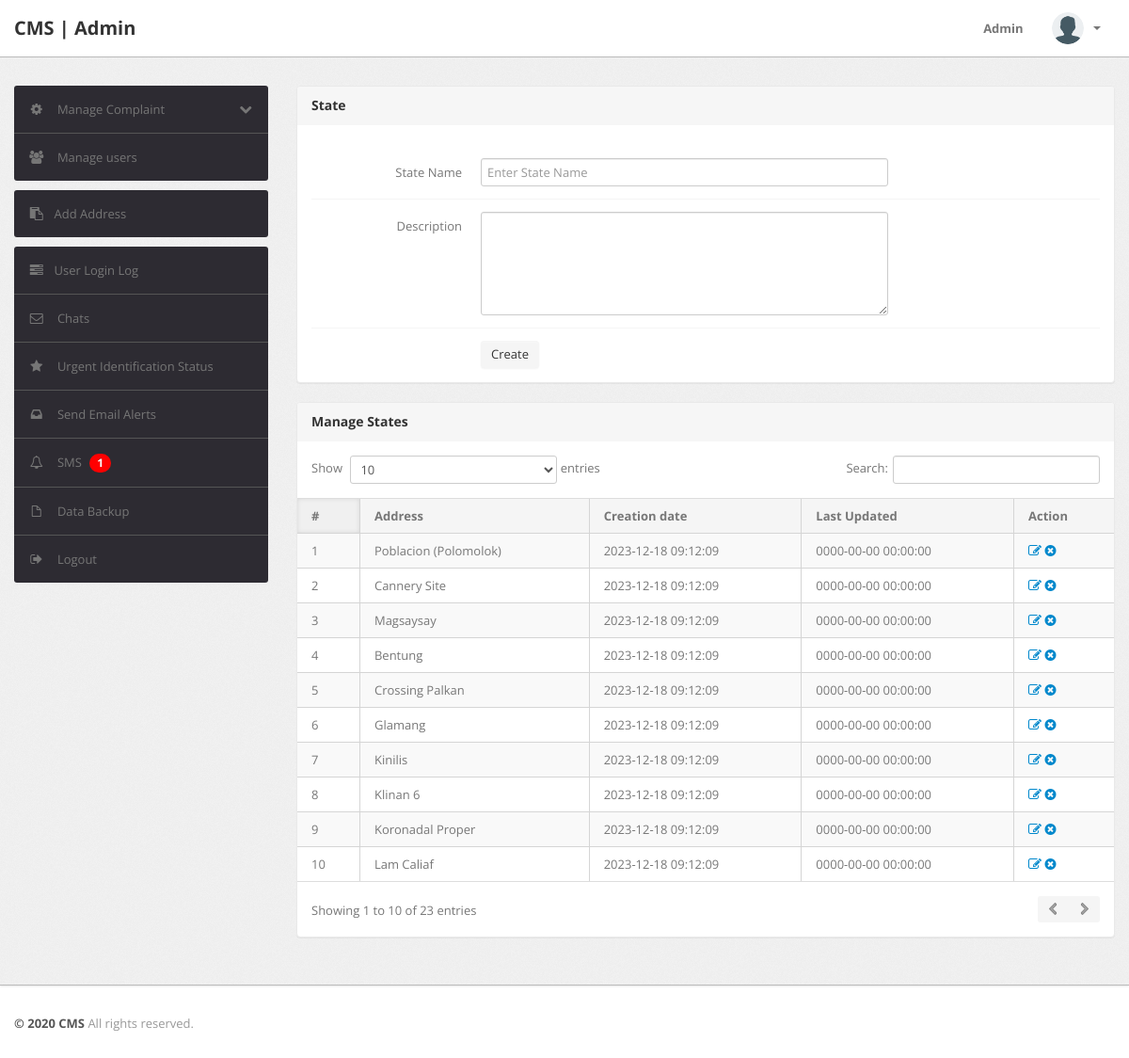
Before: /state.php (signed in) with the older database file.
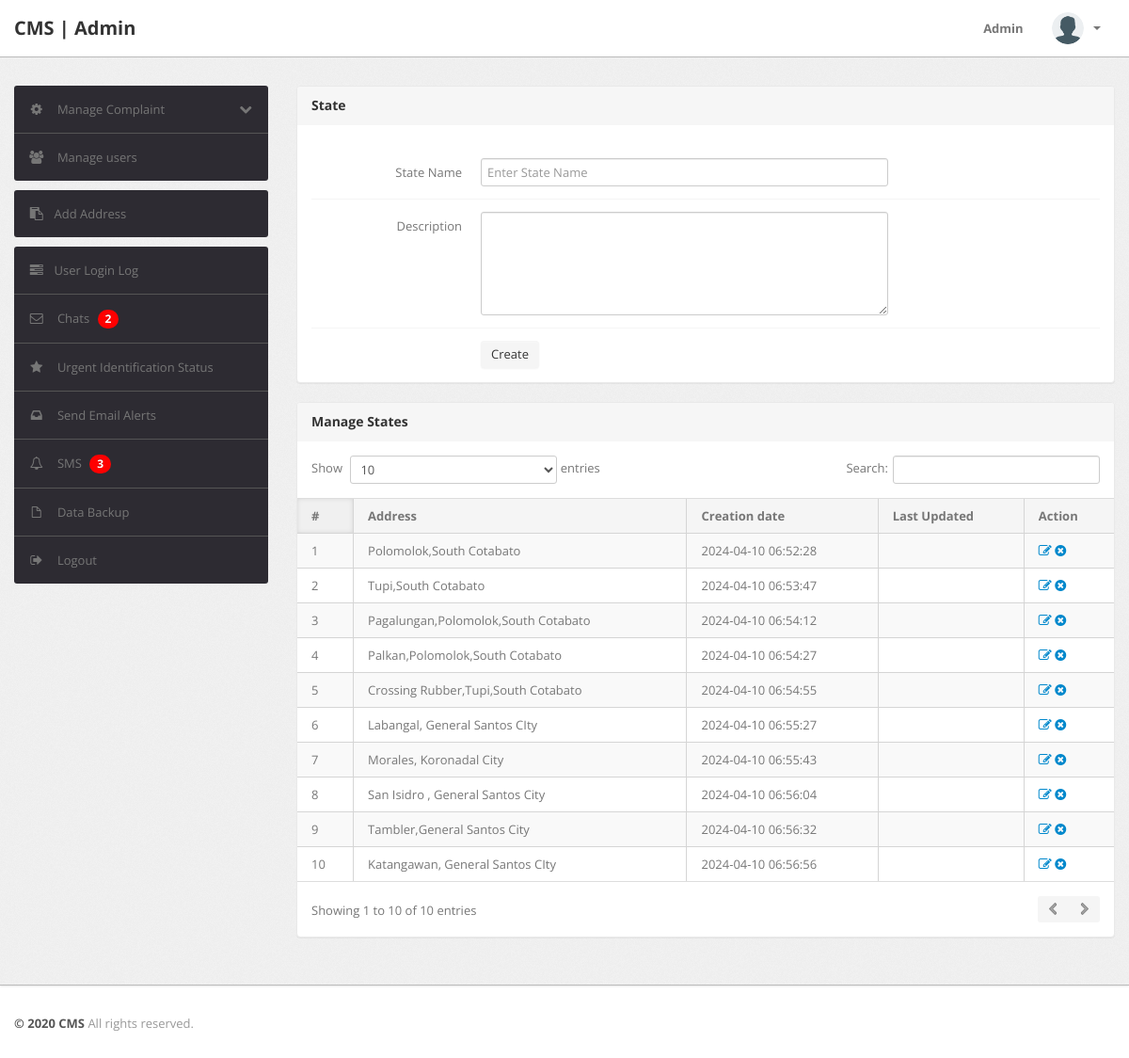
After: the same page with the newer database file.
### tables this page shows
CREATE TABLE `state` (
  `id` int(11) NOT NULL AUTO_INCREMENT,
  `stateName` varchar(255) NOT NULL,
  `stateDescription` tinytext NOT NULL,
  `postingDate` timestamp NOT NULL DEFAULT current_timestamp(),
  `updationDate` varchar(255) NOT NULL,
  PRIMARY KEY (`id`)
);

### state.php (the view, shortened to what the changed rows need)
<?php
include('include/config.php');
if(strlen($_SESSION['alogin'])==0)
	{
header('location:index.php');
}
else{
?>
<!DOCTYPE html>
<html lang="en">
<head>
	<link type="text/css" href="bootstrap/css/bootstrap.min.css" rel="stylesheet">
	<link type="text/css" href="bootstrap/css/bootstrap-responsive.min.css" rel="stylesheet">
	<link type="text/css" href="css/theme.css" rel="stylesheet">
	<link type="text/css" href="images/icons/css/font-awesome.css" rel="stylesheet">
</head>
<body>
<?php include('include/header.php');?>
	<div class="wrapper">
		<div class="container">
			<div class="row">
<?php include('include/sidebar.php');?>
			<div class="span9">
					<div class="content">
						<div class="module">
							<div class="module-head">
								<h3>State</h3>
							</div>
							<div class="module-body">
									<br />
			<form class="form-horizontal row-fluid" name="Category" method="post" >
<div class="control-group">
<label class="control-label" for="basicinput">State Name</label>
<div class="controls">
<input type="text" placeholder="Enter State Name"  name="state" class="span8 tip" required>
</div>
</div>
<div class="control-group">
											<label class="control-label" for="basicinput">Description</label>
											<div class="controls">
												<textarea class="span8" name="description" rows="5"></textarea>
											</div>
										</div>
	<div class="control-group">
											<div class="controls">
												<button type="submit" name="submit" class="btn">Create</button>
											</div>
										</div>
									</form>
							</div>
						</div>
	<div class="module">
							<div class="module-head">
								<h3>Manage States</h3>
							</div>
							<div class="module-body table">
								<table cellpadding="0" cellspacing="0" border="0" class="datatable-1 table table-bordered table-striped	 display" width="100%">
									<thead>
										<tr>
											<th>#</th>
											<th>Address</th>
											<th>Creation date</th>
											<th>Last Updated</th>
											<th>Action</th>
										</tr>
									</thead>
									<tbody>
<?php $query=mysqli_query($con,"select * from state");
$cnt= 1;
while($row=mysqli_fetch_array($query))
{
?>
										<tr>
											<td><?php echo htmlentities($cnt);?></td>
											<td><?php echo htmlentities($row['stateName']);?></td>
											<td> <?php echo htmlentities($row['postingDate']);?></td>
											<td><?php echo htmlentities($row['updationDate']);?></td>
											<td>
											<a href="edit-state.php?id=<?php echo $row['id']?>" ><i class="icon-edit"></i></a>
											<a href="state.php?id=<?php echo $row['id']?>&del=delete" onClick="return confirm('Are you sure you want to delete?')"><i class="icon-remove-sign"></i></a></td>
										</tr>
										<?php
										$cnt=$cnt+1;
										} ?>
								</table>
							</div>
						</div>
					</div>
				</div>
			</div>
		</div>
	</div>
<?php include('include/footer.php');?>
</body>
<?php } ?>

### include/sidebar.php (shortened to what the changed rows need)
<div class="span3">
					<div class="sidebar">
<ul class="widget widget-menu unstyled">
							<li>
								<a class="collapsed" data-toggle="collapse" href="#togglePages">
									<i class="menu-icon icon-cog"></i>
									<i class="icon-chevron-down pull-right"></i><i class="icon-chevron-up pull-right"></i>
									Manage Complaint
								</a>
							</li>
							<li>
								<a href="manage-users.php">
									<i class="menu-icon icon-group"></i>
									Manage users
								</a>
							</li>
						</ul>
						<ul class="widget widget-menu unstyled">
                                <li><a href="state.php"><i class="menu-icon icon-paste"></i>Add Address</a></li>
                            </ul>
						<ul class="widget widget-menu unstyled">
							<li><a href="user-logs.php"><i class="menu-icon icon-tasks"></i>User Login Log </a></li>
							<li class="sub-menu">
    <a href="replies.php">
        <i class="menu-icon icon-envelope"></i>
        <span>Chats</span>
        <?php
        $query = "SELECT COUNT(*) AS num_messages FROM chats";
        $result = mysqli_query($con, $query);
        $row = mysqli_fetch_assoc($result);
        $num_messages = $row['num_messages'];
        if ($num_messages > 0) {
            echo '<span class="badge badge-info">' . $num_messages . '</span>';
        }
        ?>
    </a>
</li>
												<li>
							    <a href="urgent_identification.php">
							        <i class="menu-icon icon-star"></i>
							        Urgent Identification Status
							    </a>
							</li>
								<li>
								<a href="send_email_alert.php">
									<i class="menu-icon icon-inbox"></i>
									Send Email Alerts
								</a>
							</li><li>
    <a href="sms_notifications.php">
        <i class="menu-icon icon-bell"></i>
        SMS
        <?php
        $query = "SELECT COUNT(*) AS total FROM users WHERE contactNo IS NOT NULL AND contactNo != ''";
        $result = mysqli_query($con, $query);
        if ($result) {
            $row = mysqli_fetch_assoc($result);
            $totalUsersWithContactNo = $row['total'];
            echo '<span class="badge badge-danger ml-auto">' . $totalUsersWithContactNo . '</span>';
        } else {
            echo "Error executing query: " . mysqli_error($con);
        }
        ?>
    </a>
</li>
							<li>
								<a href="backup.php">
									<i class="menu-icon icon-file"></i>
									Data Backup
								</a>
							</li>
							<li>
								<a href="logout.php">
									<i class="menu-icon icon-signout"></i>
									Logout
								</a>
							</li>
						</ul>
					</div>
				</div>

Changed rows visible on the page:
removed state: stateName "Poblacion (Polomolok)", postingDate "2023-12-18 09:12:09", updationDate "0000-00-00 00:00:00"
removed state: stateName "Cannery Site", postingDate "2023-12-18 09:12:09", updationDate "0000-00-00 00:00:00"
removed state: stateName "Magsaysay", postingDate "2023-12-18 09:12:09", updationDate "0000-00-00 00:00:00"
removed state: stateName "Bentung", postingDate "2023-12-18 09:12:09", updationDate "0000-00-00 00:00:00"
removed state: stateName "Crossing Palkan", postingDate "2023-12-18 09:12:09", updationDate "0000-00-00 00:00:00"
removed state: stateName "Glamang", postingDate "2023-12-18 09:12:09", updationDate "0000-00-00 00:00:00"
removed state: stateName "Kinilis", postingDate "2023-12-18 09:12:09", updationDate "0000-00-00 00:00:00"
removed state: stateName "Klinan 6", postingDate "2023-12-18 09:12:09", updationDate "0000-00-00 00:00:00"
removed state: stateName "Koronadal Proper", postingDate "2023-12-18 09:12:09", updationDate "0000-00-00 00:00:00"
removed state: stateName "Lam Caliaf", postingDate "2023-12-18 09:12:09", updationDate "0000-00-00 00:00:00"
added state: stateName "Polomolok,South Cotabato", postingDate "2024-04-10 06:52:28"
added state: stateName "Tupi,South Cotabato", postingDate "2024-04-10 06:53:47"
added state: stateName "Pagalungan,Polomolok,South Cotabato", postingDate "2024-04-10 06:54:12"
added state: stateName "Palkan,Polomolok,South Cotabato", postingDate "2024-04-10 06:54:27"
added state: stateName "Crossing Rubber,Tupi,South Cotabato", postingDate "2024-04-10 06:54:55"
added state: stateName "Labangal, General Santos CIty", postingDate "2024-04-10 06:55:27"
added state: stateName "Morales, Koronadal City", postingDate "2024-04-10 06:55:43"
added state: stateName "San Isidro , General Santos City", postingDate "2024-04-10 06:56:04"
added state: stateName "Tambler,General Santos City", postingDate "2024-04-10 06:56:32"
added state: stateName "Katangawan, General Santos CIty", postingDate "2024-04-10 06:56:56"
Other visible differences:
$num_messages: (not shown) → "2"
$totalUsersWithContactNo: "1" → "3"
text written by a page script: "Show entries Search: Showing 1 to 10 of 23 entries" → "Show entries Search: Showing 1 to 10 of 10 entries"
